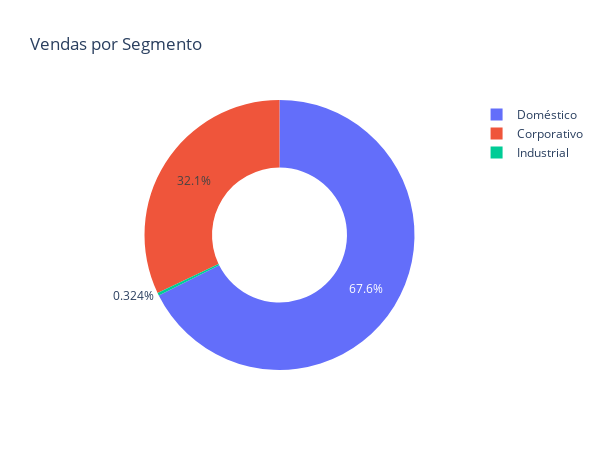

Notebook source saved alongside this figure:
### Code cell
fig_rosca = px.pie(
    vendas_segmento,
    values="valor_venda",
    names=vendas_segmento.index,
    title="Vendas por Segmento",
    hole=0.5  # transforma em rosca
)
fig_rosca.update_layout(
    width=600,
    height=450
)

fig_rosca.show()

### Figure 1 — Plotly figure (JSON) as saved in the notebook; plotly's stock layout.template omitted (floating-point values rounded to 4 significant figures)
{"data": [{"domain": {"x": [0, 1], "y": [0, 1]}, "hole": 0.5, "hovertemplate": "segmento_produto=%{label}<br>valor_venda=%{value}<extra></extra>", "labels": ["Corporativo", "Doméstico", "Industrial"], "legendgroup": "", "name": "", "showlegend": true, "type": "pie", "values": [1244000.0, 2624000.0, 12560.0]}], "layout": {"height": 450, "legend": {"tracegroupgap": 0}, "title": {"text": "Vendas por Segmento"}, "width": 600}}
